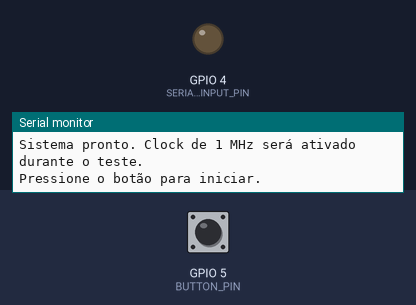
This sketch was run on a simulated ESP32. On the bench: output pins drawn as LEDs (lit = HIGH), the last lines printed to the serial monitor. Dashed ring = blinking. The test bench sets the inputs (shaded band); at power-on: GPIO 5 (BUTTON_PIN) HIGH. Pins used as bus, display or sensor lines are not drawn.

Above: at 1.2 s.
1.3 s: GPIO 5 (BUTTON_PIN) pulled LOW for 0.15 s
At 2.2 s:
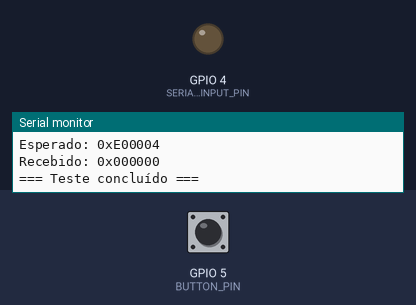
2.9 s: GPIO 5 (BUTTON_PIN) pulled LOW for 3.2 s
At 3.19 s:
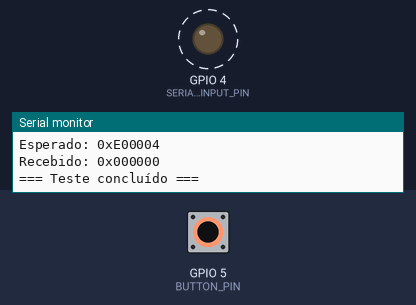
Timing chart, 0 to 7.4 s (numbered marks = the images above; inputs shaded):
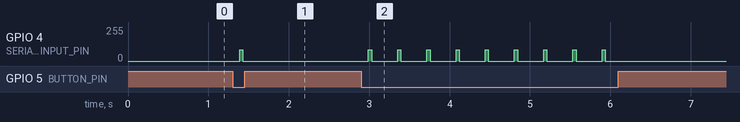

The sketch:

Spi2FPGA_buttton.ino.ino
```cpp
#include <SPI.h>

// Definição dos pinos
#define CS_PIN            15
#define SCK_PIN           14      // SPI clock (conectado ao SCLK da Basys)
#define MOSI_PIN          13
#define MISO_PIN          12
#define RST_PIN           2
#define SERIAL_INPUT_PIN  4       // Dado serial para a Basys
#define BUTTON_PIN        5       // Botão (GND quando pressionado)
#define CLK_OUT_PIN       17      // Saída de clock de 1 MHz (PWM contínuo)

// Definição de clock
#define FREQ 1000000    // 1 MHz
#define RESOLUTION 2    // 2 bits (valores duty: 0..3)

// Comandos SPI
const uint8_t CMD_READ_PSDU  = 0xA1;
const uint8_t CMD_READ_PHR   = 0xA2;
const uint8_t CMD_WRITE_PSDU = 0xA3;
const uint8_t CMD_WRITE_PHR  = 0xA4;

// Dados de teste
const uint64_t c1 = 0x7D59B6E5C5E52910;                         // SHR (63 bits)
const uint8_t phr_expected[5] = {0xBF, 0x2B, 0xE0, 0x00, 0x04}; // PHR (40 bits)
const uint8_t psdu_expected[16] = {                             // PSDU (126 bits)
  0xF0, 0x32, 0x80, 0x48, 0x03, 0x07, 0x04, 0x30,
  0x0E, 0x72, 0xD4, 0x60, 0xC9, 0xB3, 0x3A, 0x00
};
const uint8_t phr_original[3]   = {0xE0, 0x00, 0x04};           // 24 bits esperados
const uint8_t psdu_original[265] = {0};

bool test_running = false;

// ================== ATRAVESSAR TEMPO COM PRECISÃO (nanossegundos) ==================
void delay_ns(uint32_t ns) {
  uint32_t cpu_freq_mhz = getCpuFrequencyMhz();  // Pega a frequência da CPU (ex: 240)
  uint32_t cycles_per_ns = cpu_freq_mhz / 1000;  // 240 MHz -> 0,24 ciclos/ns
  uint32_t cycles_needed = (ns * cycles_per_ns) / 1000;
  uint32_t start = ESP.getCycleCount();
  while ((ESP.getCycleCount() - start) < cycles_needed) {
    asm volatile ("nop");
  }
}

// ================== ENVIA UM BIT COM CLOCK DE 1 MHz (geração manual) ==================
void send_bit_with_clock(bool bit) {
  digitalWrite(SERIAL_INPUT_PIN, bit);
  delay_ns(250);                     // Setup time antes da borda
  digitalWrite(CLK_OUT_PIN, HIGH);
  delay_ns(500);
  digitalWrite(CLK_OUT_PIN, LOW);
  delay_ns(250);                     // Completa o período de 1 µs
}

// ================== ENVIO DOS CAMPOS ==================
void send_serial_preamble() {
  for (int j = 0; j < 4; j++) {
    for (int i = 62; i >= 0; i--) {
      send_bit_with_clock((c1 >> i) & 0x01);
    }
  }
  for (int i = 62; i >= 0; i--) {
    send_bit_with_clock(!((c1 >> i) & 0x01));
  }
}

void send_serial_phr() {
  for (int i = 0; i < 40; i++) {
    int byte_index = i / 8;
    int bit_index = 7 - (i % 8);
    bool bit = (phr_expected[byte_index] >> bit_index) & 0x01;
    send_bit_with_clock(bit);
  }
}

void send_serial_psdu() {
  for (int i = 0; i < 126; i++) {
    int byte_index = i / 8;
    int bit_index = 7 - (i % 8);
    bool bit = (psdu_expected[byte_index] >> bit_index) & 0x01;
    send_bit_with_clock(bit);
  }
}

// ================== FUNÇÕES SPI ==================
void spi_read(uint8_t cmd, uint8_t* buffer, int len) {
  digitalWrite(CS_PIN, LOW);
  delayMicroseconds(10);
  SPI.transfer(cmd);
  delayMicroseconds(10);
  for (int i = 0; i < len; i++) {
    buffer[i] = SPI.transfer(0x00);
    delayMicroseconds(10);
  }
  digitalWrite(CS_PIN, HIGH);
  delayMicroseconds(10);
}

void verify_data(const char* label, const uint8_t* expected, uint8_t* received, int len) {
  bool ok = true;
  for (int i = 0; i < len; i++) {
    if (expected[i] != received[i]) {
      ok = false;
      Serial.print(label);
      Serial.print(": erro no byte ");
      Serial.print(i);
      Serial.print(" - esperado: 0x");
      Serial.print(expected[i], HEX);
      Serial.print(", recebido: 0x");
      Serial.println(received[i], HEX);
    }
  }
  if (ok) {
    Serial.print(label);
    Serial.println(": OK");
  }
}

// ================== TESTE DE RECEPÇÃO ==================
void run_reception_test() {
  Serial.println("=== TESTE DE RECEPÇÃO (clock 1 MHz contínuo) ===");

  // --- Fase 1: Envio serial dos bits (clock manual) ---
  // Remove o PWM do pino para controle manual (API atualizada)
  ledcDetach(CLK_OUT_PIN);
  pinMode(CLK_OUT_PIN, OUTPUT);
  digitalWrite(CLK_OUT_PIN, LOW);

  Serial.println("Enviando preâmbulo SHR...");
  send_serial_preamble();

  Serial.println("Enviando PHR...");
  send_serial_phr();

  Serial.println("Enviando PSDU...");
  send_serial_psdu();

  // --- Fase 2: Leitura SPI (com PWM religado para clock contínuo) ---
  // Configura o PWM de 1 MHz (API nova: ledcAttach já configura canal e frequência)
  bool pwm_ok = ledcAttach(CLK_OUT_PIN, FREQ, RESOLUTION);
  if (!pwm_ok) {
    Serial.println("Erro: Falha ao configurar PWM no pino 17!");
    return;  // Aborta o teste
  }
  // Ajusta duty cycle para 50%: duty = 2^(RESOLUTION-1) = 2^(1) = 2
  ledcWrite(CLK_OUT_PIN, 2);  // 2/4 = 0.5

  delay(100); // Aguarda processamento na Basys

  Serial.println("Lendo dados via SPI...");
  uint8_t phr_received[3] = {0};
  uint8_t psdu_received[265] = {0};
  spi_read(CMD_READ_PHR, phr_received, sizeof(phr_received));
  spi_read(CMD_READ_PSDU, psdu_received, sizeof(psdu_received));

  // Resultados
  Serial.println("\n=== RESULTADOS ===");
  verify_data("PHR", phr_original, phr_received, sizeof(phr_original));
  verify_data("PSDU (primeiros 8 bytes)", psdu_original, psdu_received, 8);

  Serial.println("\n--- Detalhes PHR ---");
  Serial.print("Esperado: 0x");
  for (int i = 0; i < sizeof(phr_original); i++) Serial.printf("%02X", phr_original[i]);
  Serial.print("\nRecebido: 0x");
  for (int i = 0; i < sizeof(phr_received); i++) Serial.printf("%02X", phr_received[i]);
  Serial.println();

  // (Opcional) Desliga PWM após teste, mas o pino ficará como saída do último nível
  // ledcDetach(CLK_OUT_PIN);   // Descomente se quiser desligar o clock ao final
}

void start_test() {
  test_running = true;
  Serial.println("\n=== Botão pressionado! Iniciando teste ===");
  run_reception_test();
  Serial.println("=== Teste concluído ===\n");
  test_running = false;
}

// ================== SETUP ==================
void setup() {
  Serial.begin(115200);

  pinMode(CS_PIN, OUTPUT);
  pinMode(RST_PIN, OUTPUT);
  pinMode(SERIAL_INPUT_PIN, OUTPUT);
  pinMode(CLK_OUT_PIN, OUTPUT);
  pinMode(BUTTON_PIN, INPUT_PULLUP);

  digitalWrite(CLK_OUT_PIN, LOW);
  digitalWrite(CS_PIN, HIGH);
  digitalWrite(RST_PIN, HIGH);

  // Inicializa SPI
  SPI.begin(SCK_PIN, MISO_PIN, MOSI_PIN, CS_PIN);
  SPI.setDataMode(SPI_MODE0);
  SPI.setBitOrder(MSBFIRST);
  SPI.setClockDivider(SPI_CLOCK_DIV16);

  // Reset da Basys 3
  digitalWrite(RST_PIN, LOW);
  delay(10);
  digitalWrite(RST_PIN, HIGH);
  delay(10);

  Serial.println("Sistema pronto. Clock de 1 MHz será ativado durante o teste.");
  Serial.println("Pressione o botão para iniciar.");
}

// ================== LOOP ==================
void loop() {
  static unsigned long last_debounce = 0;
  static bool last_state = HIGH;
  bool now = digitalRead(BUTTON_PIN);

  if (now != last_state) last_debounce = millis();
  if ((millis() - last_debounce) > 30 && now == LOW && !test_running) {
    start_test();
    delay(200);
  }
  last_state = now;
  delay(10);
}
```

Measured:
- after the input at 1.3 s, GPIO 4 (SERIAL_INPUT_PIN): 0/255 → 83/255 after 0.09 s, → 0/255 0.04 s later
- after the input at 2.9 s, GPIO 4 (SERIAL_INPUT_PIN): alternates 83/255 for 0.04 s and 0/255 for 0.32 s, 18 changes in all, then stays 0/255, starting after 0.09 s
